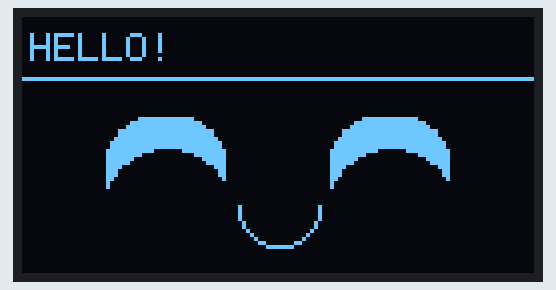
The sketch below on a simulated ESP32. Shown: 128×64 one-colour display. Random numbers use the default seed unless the sketch sets one; what the sketch prints to the serial monitor is not drawn.

Above: at 0.1 s.
At 3.1 s:
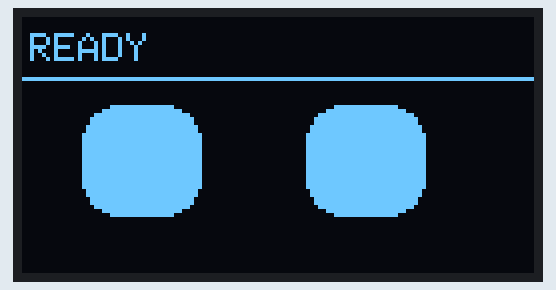
At 10.38 s:
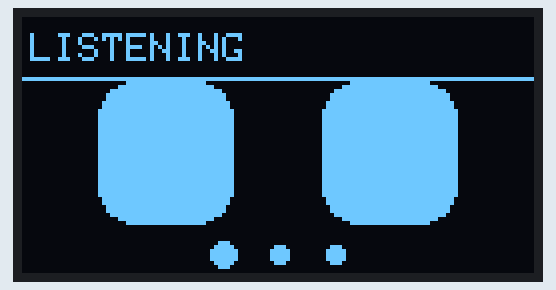
At 20.5 s:
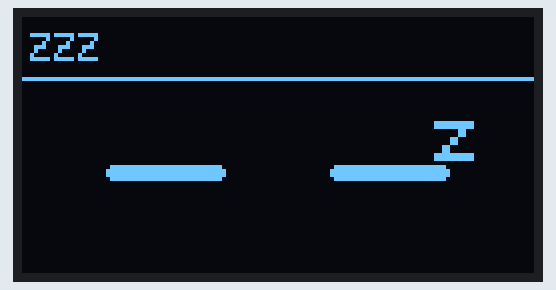
At 25.2 s:
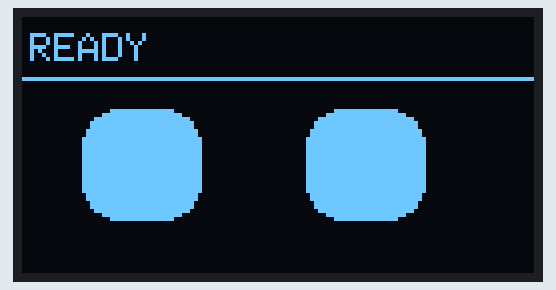
At 36.93 s:
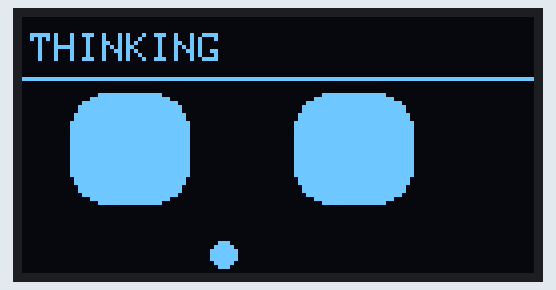

The sketch:

Face_Demo.ino
```cpp
// STEP 1 FOR KIDS: only the ESP32 + the OLED screen. No mic, speaker or WiFi needed.
// Upload with:  pio run -e face_demo -t upload
#include <Arduino.h>
#include "face.h"

static const FaceMood order[] = {FACE_HAPPY, FACE_IDLE, FACE_LISTEN, FACE_THINK, FACE_SPEAK, FACE_SLEEP};
static const char *names[] = {"happy", "idle", "listening", "thinking", "speaking", "sleeping"};

void setup() {
    Serial.begin(115200);
    if (!faceBegin()) Serial.println("Check the 4 OLED wires: GND, VCC, SCL, SDA");
}

void loop() {
    // Show every mood for a few seconds, then repeat
    for (int i = 0; i < 6; i++) {
        Serial.printf("Face: %s\n", names[i]);
        faceSet(order[i]);
        delay(i == 0 ? 2500 : 4000);
    }
}
```

face.cpp
```cpp
// THE FACE: draws the robot's eyes and mouth on the little screen.
#include "face.h"
#include <Wire.h>
#include <Adafruit_GFX.h>
#include <Adafruit_SSD1306.h>
#include "config.h"

// The screen is 128 dots wide and 64 dots tall. The dot at the top-left is (0, 0).
// Some screens have two colours: the top 16 rows are one colour (the "band"),
// the rest is blue. We use the band for a word like READY, and draw the face below.
static const int BAND = 16;

static Adafruit_SSD1306 oled(128, 64, &Wire, -1);  // "oled" is our name for the screen
static volatile FaceMood mood = FACE_IDLE;         // which face are we making right now?
static volatile uint32_t moodSince = 0;            // when did this face start?

// Other files call this to change the face, like faceSet(FACE_HAPPY).
void faceSet(FaceMood m) {
    if (m != mood) {
        mood = m;
        moodSince = millis();  // millis() = how many milliseconds since the robot woke up
    }
}

// Draw ONE eye: a rounded rectangle. cx, cy = its centre. w = width, h = height.
static void eye(int cx, int cy, int w, int h) {
    if (h < 3) h = 3;  // never thinner than a line
    oled.fillRoundRect(cx - w / 2, cy - h / 2, w, h, min(9, h / 2), SSD1306_WHITE);
}

// Write a little word in the top band, and draw a line under it.
static void header(const char *s) {
    oled.setTextSize(1);
    oled.setTextColor(SSD1306_WHITE);
    oled.setCursor(2, 4);
    oled.print(s);
    oled.drawFastHLine(0, BAND - 1, 128, SSD1306_WHITE);
}

// This "task" runs on its own, all the time, like a little artist inside the robot.
static void faceTask(void *) {
    const int LX = 36, RX = 92, CY = 37;  // where the LEFT eye, RIGHT eye and eye height are
    const float blinkScale[] = {0.7f, 0.35f, 0.1f, 0.35f, 0.7f};  // how closed the eye is, frame by frame
    int blinkFrame = -1;  // -1 means "not blinking right now"
    uint32_t nextBlink = millis() + 2500, nextLook = millis() + 3000;
    int lookX = 0, lookY = 0;  // how far the eyes look left/right and up/down

    for (;;) {  // forever...
        uint32_t now = millis();
        FaceMood m = mood;

        // HAPPY only lasts 2.5 seconds, then we go back to IDLE.
        if (m == FACE_HAPPY && now - moodSince > 2500) {
            faceSet(FACE_IDLE);
            m = FACE_IDLE;
        }

        // Time to blink? Step through the blink frames one by one.
        if (blinkFrame < 0 && now > nextBlink) blinkFrame = 0;
        float bs = 1.0f;  // 1.0 = eye fully open
        if (blinkFrame >= 0) {
            bs = blinkScale[blinkFrame++];
            if (blinkFrame >= 5) {
                blinkFrame = -1;
                nextBlink = now + random(2000, 5500);  // blink again in 2 to 5 seconds
            }
        }
        // Every few seconds, look somewhere new.
        if (now > nextLook) {
            lookX = random(-8, 9);
            lookY = random(-3, 4);
            nextLook = now + random(1500, 4000);
        }

        oled.clearDisplay();  // wipe the screen, then draw the new picture
        const int w = 30, h = 28;  // eye width and height
        switch (m) {  // pick the drawing that matches the mood
            case FACE_IDLE:  // waiting: open eyes that blink and look around
                header("READY");
                eye(LX + lookX, CY + lookY, w, h * bs);
                eye(RX + lookX, CY + lookY, w, h * bs);
                break;
            case FACE_HAPPY:  // happy: ^ ^ eyes and a smile
                header("HELLO!");
                for (int cx : {LX, RX}) {
                    oled.fillRoundRect(cx - 15, CY - 12, 30, 26, 11, SSD1306_WHITE);
                    oled.fillCircle(cx, CY + 12, 16, SSD1306_BLACK);  // cut away the bottom to make a ^
                }
                oled.drawCircle(64, 47, 10, SSD1306_WHITE);  // a smile is the bottom half of a circle
                oled.fillRect(52, 34, 24, 13, SSD1306_BLACK);
                break;
            case FACE_LISTEN: {  // listening: big eyes and pulsing dots
                header("LISTENING");
                eye(LX, CY - 3, w + 4, (h + 8) * bs);
                eye(RX, CY - 3, w + 4, (h + 8) * bs);
                int ph = (now / 200) % 3;  // which dot is big right now?
                for (int i = 0; i < 3; i++)
                    oled.fillCircle(50 + i * 14, 59, (i == ph) ? 3 : 2, SSD1306_WHITE);
                break;
            }
            case FACE_THINK: {  // thinking: eyes swing side to side and "..." appear
                header("THINKING");
                int sway = (int)(10 * sin(now / 350.0));  // sin() makes a smooth back-and-forth
                eye(LX + sway, CY - 4, w, h * bs);
                eye(RX + sway, CY - 4, w, h * bs);
                int dots = (now / 350) % 4;  // 0, 1, 2 or 3 dots
                for (int i = 0; i < dots; i++) oled.fillCircle(50 + i * 14, 59, 3, SSD1306_WHITE);
                break;
            }
            case FACE_SPEAK: {  // talking: a mouth that opens and closes
                header("TALKING");
                eye(LX, CY - 5, w, h * bs);
                eye(RX, CY - 5, w, h * bs);
                int mh = 4 + (int)(5 + 5 * sin(now / 90.0 + random(0, 3)));  // mouth height wobbles
                oled.fillRoundRect(50, 53, 28, mh, 4, SSD1306_WHITE);
                break;
            }
            case FACE_SLEEP:  // sleeping: thin closed eyes and a floating z
                header("ZZZ");
                oled.fillRoundRect(LX - 15, CY, 30, 4, 2, SSD1306_WHITE);
                oled.fillRoundRect(RX - 15, CY, 30, 4, 2, SSD1306_WHITE);
                oled.setTextSize(2);
                oled.setCursor(100 + (int)(4 * sin(now / 400.0)), 22);
                oled.print("z");
                break;
        }
        oled.display();                 // show the new picture on the screen
        vTaskDelay(pdMS_TO_TICKS(50));  // rest for 50 ms, so we draw about 20 pictures a second
    }
}

// Get the screen ready. Returns false if no screen is found (the robot still works!).
bool faceBegin() {
    Wire.begin(PIN_OLED_SDA, PIN_OLED_SCL);  // connect to the screen's 2 wires
    Wire.setClock(400000);
    if (!oled.begin(SSD1306_SWITCHCAPVCC, OLED_ADDR)) {
        Serial.println("No OLED found - running without a face");
        return false;
    }
#if FACE_FLIP
    oled.setRotation(2);  // the screen is mounted upside down, so turn the picture around
#endif
    faceSet(FACE_HAPPY);
    xTaskCreatePinnedToCore(faceTask, "face", 4096, nullptr, 1, nullptr, 0);  // start the little artist
    return true;
}
```

face.h
```cpp
#pragma once
#include <Arduino.h>

enum FaceMood {
    FACE_IDLE,    // open eyes, random blinks, looks around
    FACE_HAPPY,   // smiling ^ ^ eyes
    FACE_LISTEN,  // wide eyes + sound dots
    FACE_THINK,   // eyes look side to side + "..."
    FACE_SPEAK,   // eyes + moving mouth
    FACE_SLEEP    // closed eyes + z
};

// Starts the face animation task. Returns false (and does nothing) if no
// OLED is found, so the rest of the robot keeps working without a screen.
bool faceBegin();
void faceSet(FaceMood m);  // cheap; safe to call every loop
```

config.h
```cpp
#pragma once
// ==========================================================
//  MAKE IT YOURS  (the fun part! Change these settings)
// ==========================================================
// 1) WHO is your robot? Change the words between the quotes.
#define SYSTEM_PROMPT "You are a friendly desktop companion. Keep answers short, fun and kid-friendly."
// 2) What VOICE does it have? Try "Puck", "Kore", "Charon", "Fenrir" or "Aoede".
#define GEMINI_VOICE "Puck"
// 3) How LOUD is it? 0 = silent, 100 = very loud.
#define SPK_VOLUME 60
// 4) Wake up when you say a phrase? 1 = yes, 0 = no (use the button).
#define WAKEWORD_ENABLED 0
// 5) The wake-up phrase: "Hi" + your robot's name, like "Hi Jarvis". Use plain English
//    words that sound the way they are spelled. "Hi ESP" works best.
#define WAKE_PHRASE "Hi ESP"
// ==========================================================

// ==========================================================
//  SETTINGS - a list of labels (names) the robot uses.
//  "#define NAME value" means: wherever the robot sees NAME,
//  use value. Change a value here to change the robot!
// ==========================================================

// --- Which pin is each part plugged into? ---
// INMP441 microphone (the EAR) - the brain's BOTTOM row of pins
#define PIN_MIC_SCK 42
#define PIN_MIC_WS  41
#define PIN_MIC_SD  40

// MAX98357 amplifier (the VOICE BOX) - the brain's TOP row of pins
#define PIN_SPK_BCLK 15
#define PIN_SPK_LRC  16
#define PIN_SPK_DIN  7

// The big push button. Push it to start or stop a conversation.
#define PIN_BUTTON 4

// --- Sound settings (please leave these alone) ---
#define MIC_RATE_HZ     16000   // how many sound snapshots per second going IN to Gemini
#define SPK_RATE_HZ     24000   // how many sound snapshots per second coming OUT of Gemini
#define MIC_CHUNK_SAMPLES 1600  // how many snapshots we send at once (0.1 seconds)

// --- Gemini settings ---
// Verify against Google's current Live API docs
#define GEMINI_MODEL "models/gemini-2.5-flash-native-audio-preview-09-2025"

// --- Microphone sensitivity ---
// Mic too quiet? Make MIC_SHIFT smaller (like 12). Too loud? Make it bigger (like 16).
#define MIC_SHIFT 14

// --- Say its name (only when WAKEWORD_ENABLED is 1) ---
// Which listener? 1 = the built-in one. It hears WAKE_PHRASE ("Hi ESP" works best).
//                 2 = YOUR OWN trained wake word (a teen project, see wakeword.cpp)
#define WAKE_ENGINE 1
// After this many quiet seconds the robot hangs up and goes back to sleep.
#define SESSION_IDLE_SECONDS 15

// --- The face (the little screen) ---
// 1 = use the face, 0 = run without it
#define FACE_ENABLED 1
#define PIN_OLED_SDA 2
#define PIN_OLED_SCL 1
#define OLED_ADDR    0x3C
// The screen sits upside down on the breadboard, so turn its picture around.
// (1 = turn around, 0 = leave it)
#define FACE_FLIP    1
```

Measured:
- what the display in image 1 shows lasts 2.7 s, from 3.1 s to 5.8 s
- what the display in image 3 shows lasts 0.6 s, from 20.5 s to 21.1 s
- what the display in image 4 shows lasts 3.0 s, from 25.2 s to 28.2 s
